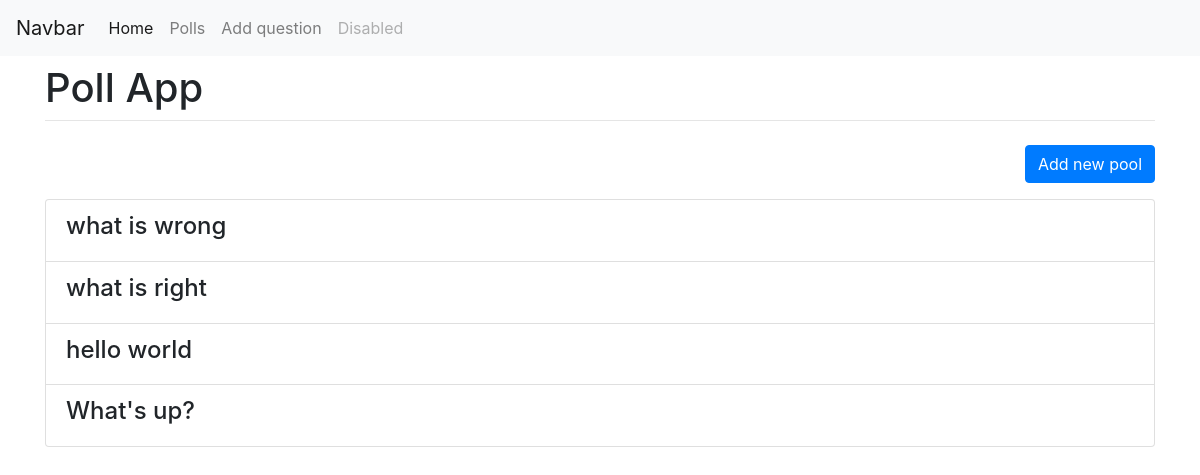
The page /polls/ on the database as committed earlier.
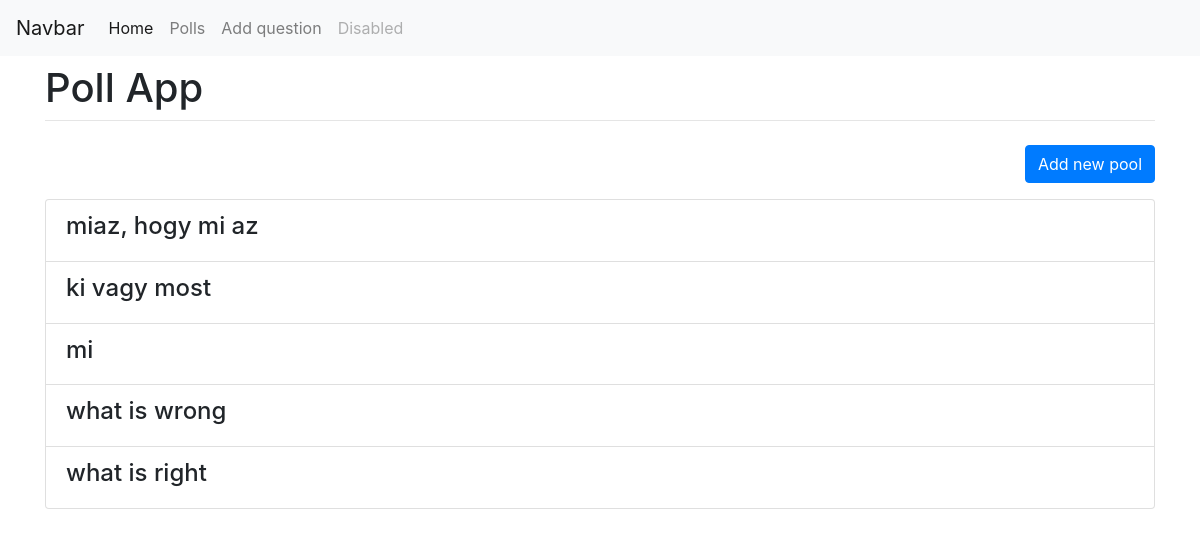
The same page on the database as committed later.
### polls/models.py (models this page shows, shortened)
class Question(models.Model):
    question_text = models.CharField(max_length=200)
    pub_date = models.DateTimeField(editable=False, auto_now_add=True)

### polls/views.py (the view)
# urls.py: path('', views.IndexView.as_view(), name='index'),
class IndexView(generic.ListView):
    template_name = 'polls/index.html'
    context_object_name = 'latest_question_list'
    def get_queryset(self):
        return Question.objects.filter(
        pub_date__lte=timezone.now()
        ).order_by('-pub_date')[:5]

### polls/templates/polls/index.html
{% extends 'polls/base.html' %}
{% block content %}
    <div class="container fluid">
      <div class="row justify-content-center">
        <div class="col">
          <h1 class="mt-2">Poll App</h1>
          <hr class="mt-0 mb-4">
<p class="text-right"><a class=" btn btn-primary" href="{% url 'polls:addpoll' %}">Add new pool</a></p>
{% if latest_question_list %}
    <ul class="list-group">
    {% for question in latest_question_list %}
        <li class="list-group-item d-flex justify-content-between align-items-center"><a class="h4" href="{% url 'polls:detail' question.id %}">{{ question.question_text }}</a>
          </li>
    {% endfor %}
    </ul>
{% else %}
    <p>No polls are available.</p>
{% endif %}
        </div>
      </div>
    </div>
  {% endblock %}

### polls/templates/polls/base.html (shortened to what this page needs)
<!doctype html>
<html lang="en"  xmlns="http://www.w3.org/1999/xhtml">
  <head>
    <link rel="stylesheet" href="https://stackpath.bootstrapcdn.com/bootstrap/4.1.3/css/bootstrap.min.css">
  </head>
  <body>
    <nav class="navbar navbar-expand-lg navbar-light bg-light">
        <a class="navbar-brand" href="#">Navbar</a>
        <div class="collapse navbar-collapse" id="navbarNav">
          <ul class="navbar-nav">
            <li class="nav-item active">
              <a class="nav-link" href="/polls/home">Home <span class="sr-only">(current)</span></a>
            </li>
            <li class="nav-item">
              <a class="nav-link" href="/polls">Polls</a>
            </li>
            <li class="nav-item">
              <a class="nav-link" href="/polls/addpoll">Add question</a>
            </li>
            <li class="nav-item">
              <a class="nav-link disabled" href="#" tabindex="-1" aria-disabled="true">Disabled</a>
            </li>
          </ul>
        </div>
      </nav>
 {% block content %}
 {% endblock %}
</body>
</html>

Rows that differ between the two databases and show on the page:
removed Question: question_text "hello world"
no longer on this page (row unchanged): Question: question_text "What's up?"
added Question: question_text "miaz, hogy mi az"
added Question: question_text "ki vagy most"
added Question: question_text "mi"
